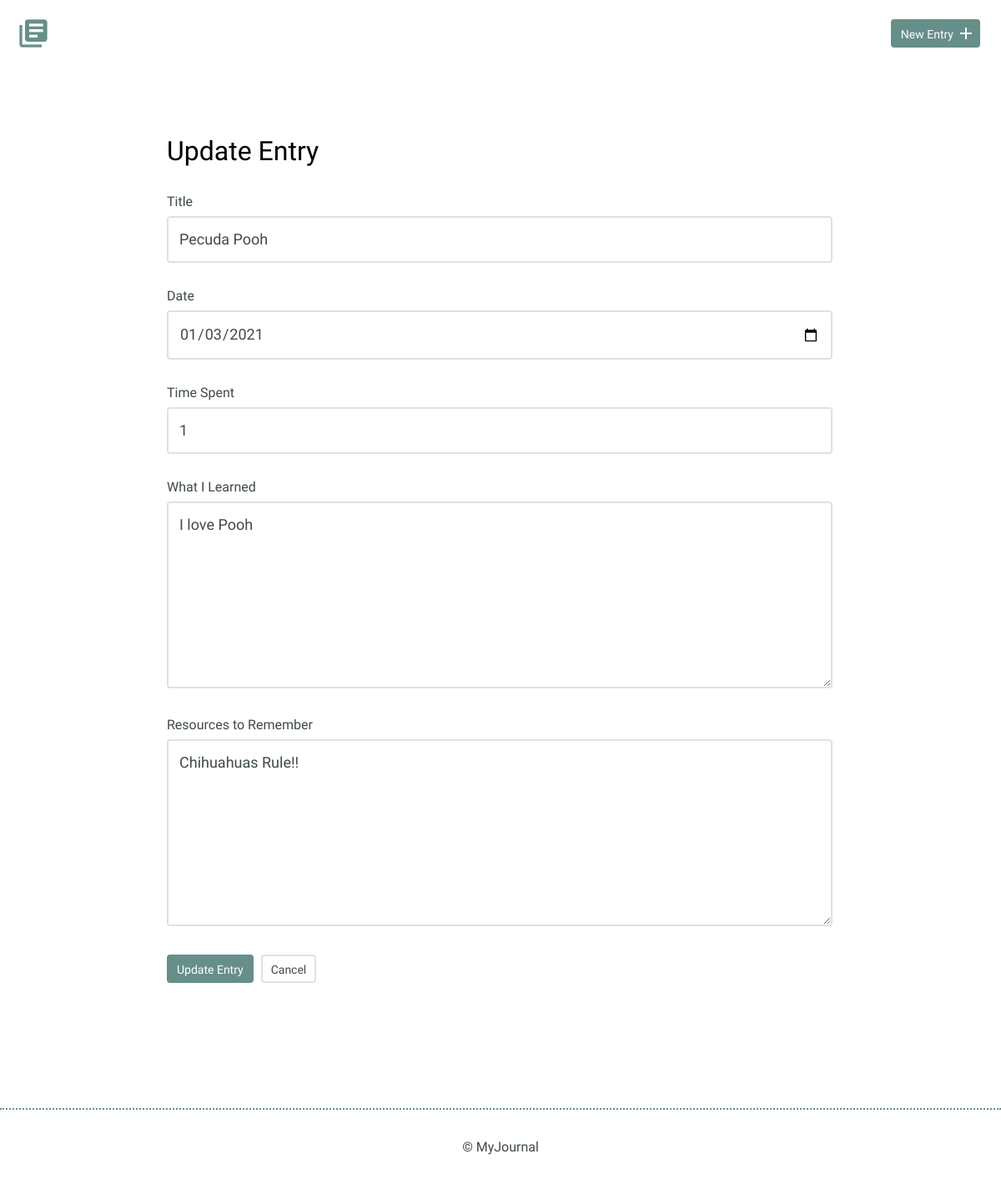
Before: /new.php?id=17 with the older database file.
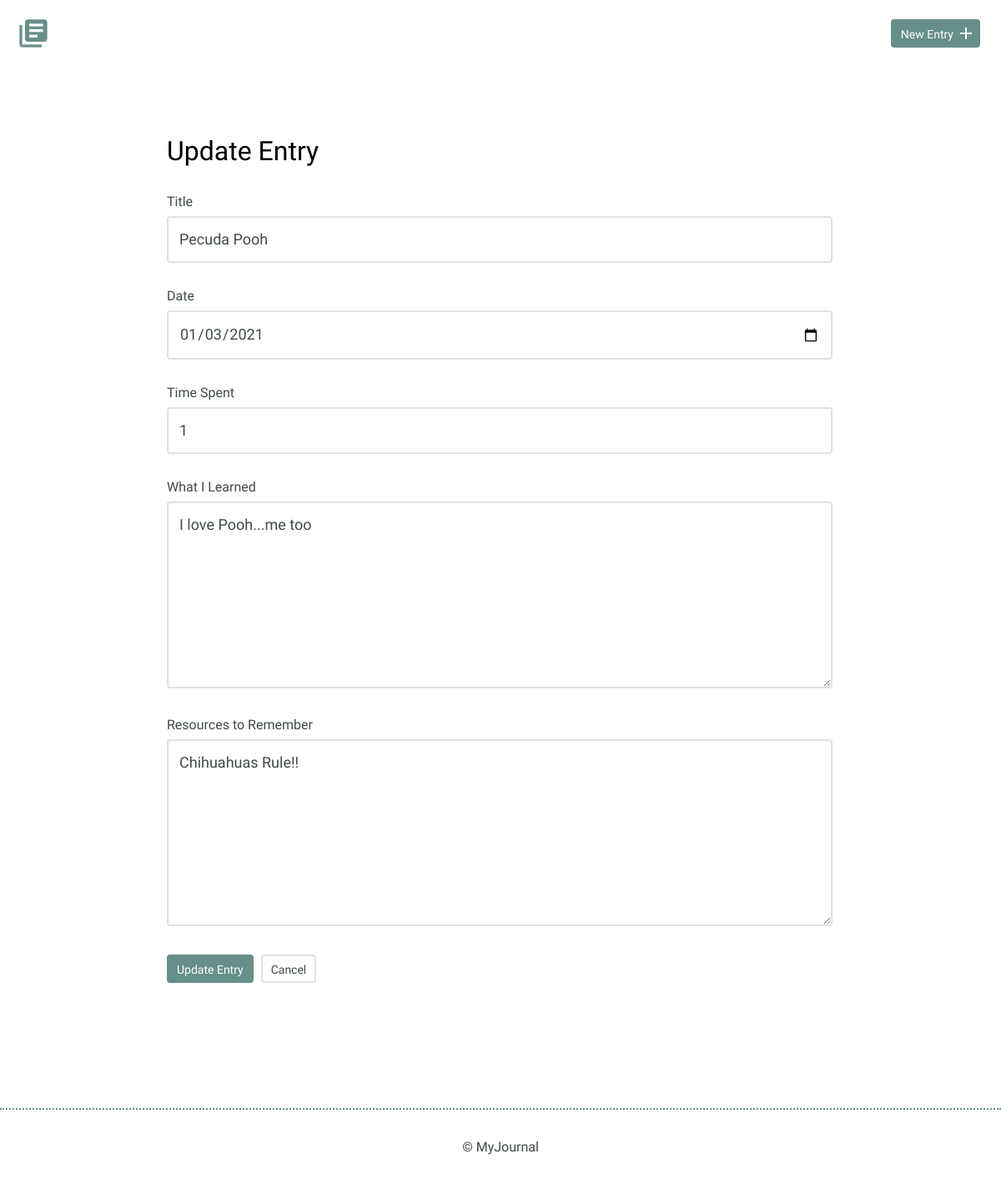
After: the same page with the newer database file.
### tables this page shows
CREATE TABLE "entries" (
	`id`	INTEGER,
	`title`	TEXT,
	`date`	TEXT,
	`time_spent`	INTEGER,
	`learned`	BLOB,
	`resources`	BLOB,
	PRIMARY KEY(`id`)
);

### inc/functions.php (called while the page is built, shortened)
<?php
function get_selected_entry($id) {
    include 'connection.php';
    $sql = 'SELECT * FROM entries WHERE id = ?';
    try {
        $results = $db->prepare($sql);
        $results->bindValue(1, $id, PDO::PARAM_INT);
        $results->execute();
    } catch (Exception $e) {
        echo "Error!: " . $e->getMessage() . "<br />";
        return false;
       die();
    }
    return $results->fetch();
}

### new.php (the view, shortened to what this page needs)
<?php
include 'inc/functions.php';
include 'inc/header.php';
$title = $date = $timeSpent = $whatILearned = $ResourcesToRemember = '';
if (isset($_GET['id'])) {
    list($id, $title, $date, $timeSpent, $whatILearned, $ResourcesToRemember) = get_selected_entry(filter_input(INPUT_GET, 'id', FILTER_SANITIZE_NUMBER_INT));
}
?>
        <section>
            <div class="container">
                <div class="new-entry">
                    <h2><?php
                    if (!empty($id)) {
                        echo 'Update';
                    } else {
                        echo 'New';
                    }
                    ?> Entry</h2>
                    <form method="post" action="new.php">
                        <label for="title"> Title</label>
                        <input id="title" type="text" name="title" value="<?php echo $title ?>" ><br>
                        <label for="date">Date</label>
                        <input id="date" type="date" name="date" value="<?php  echo $date ?>"><br>
                        <label for="timeSpent"> Time Spent</label>
                        <input id="timeSpent" type="text" name="timeSpent" value="<?php echo $timeSpent ?>"><br>
                        <label for="whatILearned">What I Learned</label>
                        <textarea id="whatILearned" rows="5" name="whatILearned" ><?php echo $whatILearned ?></textarea>
                        <label for="ResourcesToRemember">Resources to Remember</label>
                        <textarea id="ResourcesToRemember" rows="5" name="ResourcesToRemember" ><?php echo $ResourcesToRemember ?></textarea>
                        <input type="submit" value="<?php
                            if (!empty($id)) {
                                echo 'Update';
                            } else {
                                echo 'New';
                            }
                            ?> Entry" class="button">
                        <a href="#" class="button button-secondary">Cancel</a>
                    </form>
                </div>
            </div>
        </section>
<?php
include "inc/footer.php";
?>

Changed rows visible on the page:
changed entries "Pecuda Pooh": whatILearned "I love Pooh" → "I love Pooh...me too"
